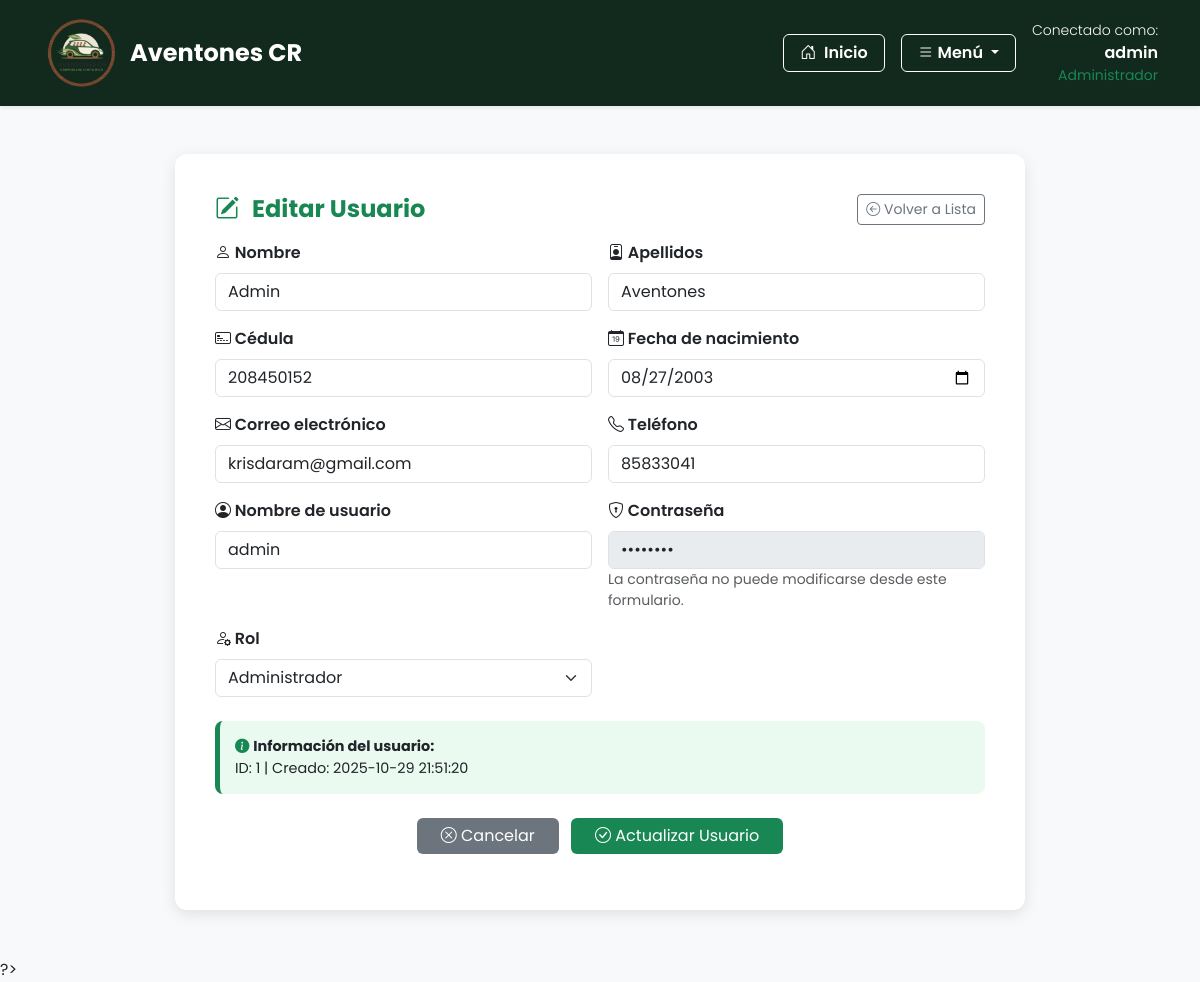
The app's page /CRUD_admin/user_edit.php?id=1 (signed in) with its own data.
### tables this page shows
CREATE TABLE Usuarios (
  idUsuario INT AUTO_INCREMENT PRIMARY KEY,
  nombreUsuario VARCHAR(50) NOT NULL UNIQUE,
  contrasena VARCHAR(255) NOT NULL,       
  nombre VARCHAR(100) NOT NULL,
  apellidos VARCHAR(100) NOT NULL,
  cedula VARCHAR(30) NOT NULL UNIQUE,
  fechaNacimiento DATE NOT NULL,
  correo VARCHAR(100) NOT NULL UNIQUE,
  telefono VARCHAR(20) NOT NULL,
  fotografia VARCHAR(255) NULL,
  rol ENUM('pasajero', 'chofer', 'administrador') NOT NULL DEFAULT 'pasajero',
  fechaRegistro TIMESTAMP DEFAULT CURRENT_TIMESTAMP
);

### public/CRUD_admin/user_edit.php (the view, shortened to what this page needs)
<?php
require_once __DIR__ . '/../../config/funciones_admin.php';
include("../includes/navbar.php");
$id = intval($_GET['id'] ?? 0);
try {
  $stmt = $pdo->prepare("SELECT * FROM Usuarios WHERE idUsuario = ?");
  $stmt->execute([$id]);
  $usuario = $stmt->fetch(PDO::FETCH_ASSOC);
} catch (PDOException $e) {
  die("Error al obtener usuario: " . $e->getMessage());
}
?>
<!DOCTYPE html>
<html lang="es">
<head>
  <link href="https://cdn.jsdelivr.net/npm/bootstrap@5.3.3/dist/css/bootstrap.min.css" rel="stylesheet">
  <link href="https://cdn.jsdelivr.net/npm/bootstrap-icons@1.11.1/font/bootstrap-icons.css" rel="stylesheet">
</head>
<body>
  <div class="container py-5">
    <div class="card mx-auto p-4" style="max-width: 850px;">
      <div class="card-body">
        <div class="d-flex justify-content-between align-items-center mb-3">
          <h4 class="fw-bold text-success mb-0">
            <i class="bi bi-pencil-square me-2"></i> Editar Usuario
          </h4>
          <a href="listar_usuarios.php" class="btn btn-outline-secondary btn-sm">
            <i class="bi bi-arrow-left-circle"></i> Volver a Lista
          </a>
        </div>
        <form method="POST" class="mt-3">
          <div class="row g-3">
            <div class="col-md-6">
              <label class="form-label"><i class="bi bi-person"></i> Nombre</label>
              <input type="text" name="nombre" class="form-control" maxlength="50" value="<?= htmlspecialchars($usuario['nombre']) ?>" required>
            </div>
            <div class="col-md-6">
              <label class="form-label"><i class="bi bi-person-badge"></i> Apellidos</label>
              <input type="text" name="apellidos" class="form-control" maxlength="50" value="<?= htmlspecialchars($usuario['apellidos']) ?>" required>
            </div>
            <div class="col-md-6">
              <label class="form-label"><i class="bi bi-credit-card-2-front"></i> Cédula</label>
              <input type="text" name="cedula" class="form-control" maxlength="20" value="<?= htmlspecialchars($usuario['cedula']) ?>" required>
            </div>
            <div class="col-md-6">
              <label class="form-label"><i class="bi bi-calendar-date"></i> Fecha de nacimiento</label>
              <input type="date" name="fechaNacimiento" class="form-control" value="<?= htmlspecialchars($usuario['fechaNacimiento']) ?>" required>
            </div>
            <div class="col-md-6">
              <label class="form-label"><i class="bi bi-envelope"></i> Correo electrónico</label>
              <input type="email" name="correo" class="form-control" maxlength="100" value="<?= htmlspecialchars($usuario['correo']) ?>" required>
            </div>
            <div class="col-md-6">
              <label class="form-label"><i class="bi bi-telephone"></i> Teléfono</label>
              <input type="text" name="telefono" class="form-control" maxlength="15" value="<?= htmlspecialchars($usuario['telefono']) ?>" required>
            </div>
            <div class="col-md-6">
              <label class="form-label"><i class="bi bi-person-circle"></i> Nombre de usuario</label>
              <input type="text" name="nombreUsuario" class="form-control" maxlength="30" value="<?= htmlspecialchars($usuario['nombreUsuario']) ?>" required>
            </div>
            <div class="col-md-6">
              <label class="form-label"><i class="bi bi-shield-lock"></i> Contraseña</label>
              <input type="password" class="form-control" value="********" disabled readonly>
              <small class="text-muted">La contraseña no puede modificarse desde este formulario.</small>
            </div>
            <div class="col-md-6">
              <label class="form-label"><i class="bi bi-person-gear"></i> Rol</label>
              <select name="rol" class="form-select" required>
                <option value="administrador" <?= $usuario['rol'] === 'administrador' ? 'selected' : '' ?>>Administrador</option>
              </select>
            </div>
          </div>
          <div class="info-box mt-4">
            <i class="bi bi-info-circle-fill text-success"></i>
            <strong> Información del usuario:</strong><br>
            ID: <?= htmlspecialchars($usuario['idUsuario']) ?> |
            Creado: <?= htmlspecialchars($usuario['fechaRegistro'] ?? 'N/D') ?>
          </div>
          <div class="text-center mt-4">
            <a href="listar_usuarios.php" class="btn btn-secondary px-4 me-2">
              <i class="bi bi-x-circle"></i> Cancelar
            </a>
            <button type="submit" class="btn btn-success px-4">
              <i class="bi bi-check-circle"></i> Actualizar Usuario
            </button>
          </div>
        </form>
      </div>
    </div>
  </div>
</body>
</html>

### public/css/navbar.css (style rules this page uses)
:root { --color-principal: #198754; --color-secundario: #00b894; --color-texto-navbar: #ffffff; --color-fondo-navbar: #12291e; --color-fondo-footer: #1a100b; }

### public/CRUD_admin/user_edit.php (style rules this page uses)
body { background-color: #f8f9fa; font-family: 'Poppins', sans-serif; }
.card { border-radius: .75rem; box-shadow: 0 4px 15px rgba(0,0,0,0.1); border: none; }
label { font-weight: 600; }
.btn-secondary { background-color: #6c757d; border: none; }
.btn-success { background-color: #198754; border: none; }
.info-box { background-color: #eafaf1; border-left: 5px solid #198754; padding: 15px; border-radius: .5rem; font-size: .9rem; }

### records on screen
usuarios: nombre "Admin", apellidos "Aventones", cedula "208450152", fechaNacimiento "08/27/2003", correo "krisdaram@gmail.com", telefono "85833041", nombreUsuario "admin", rol "Administrador", idUsuario "1", fechaRegistro "2025-10-29 21:51:20"

### other values on screen
$nombre "admin"
$rol "Administrador"
